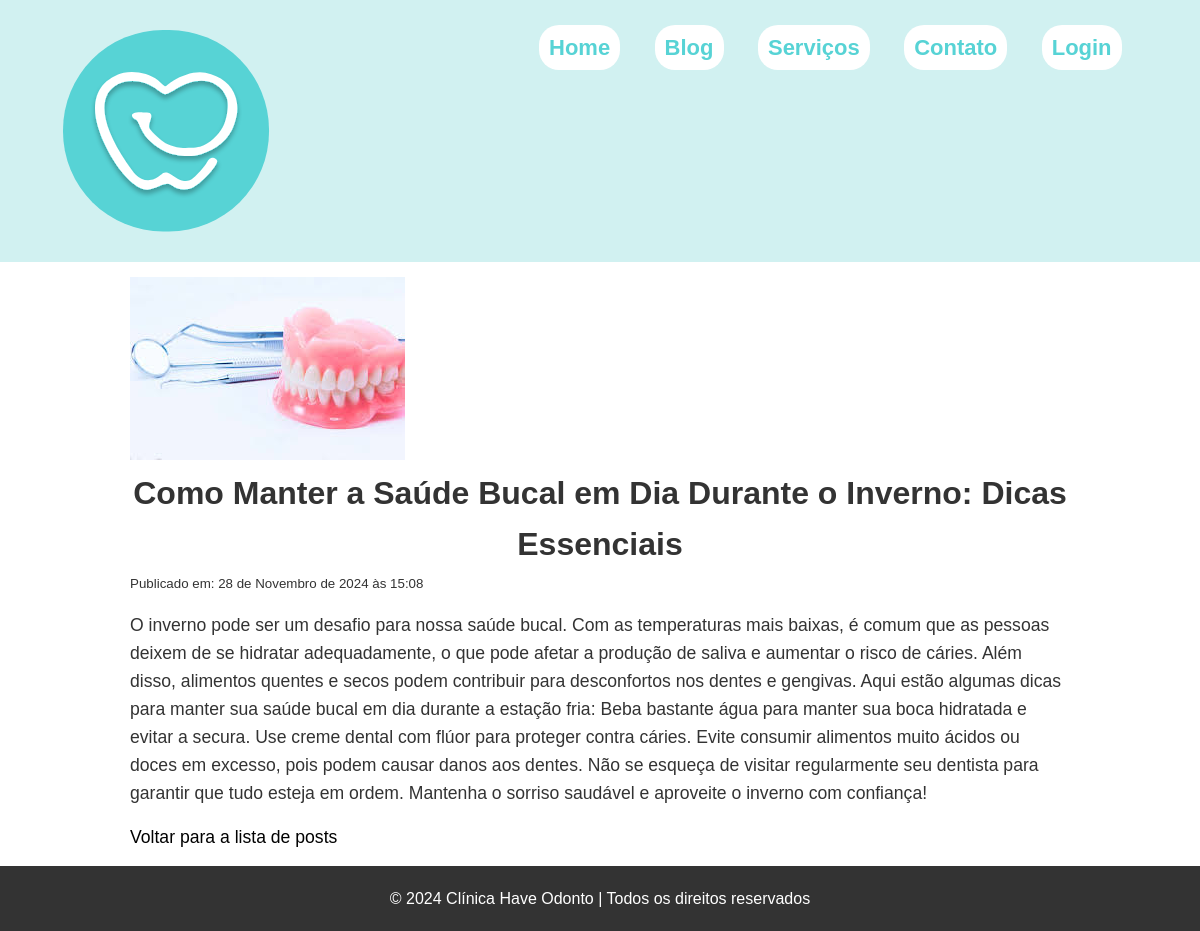
Screenshot of /blog/post/11/ with the database file from the repository.
### blog/models.py (models this page shows, shortened)
class Post(models.Model):
    title = models.CharField(max_length=100)
    description = models.CharField(max_length=200)
    content = models.TextField()
    created_at = models.DateTimeField(auto_now_add=True)
    updated_at = models.DateTimeField(auto_now=True)
    published = models.BooleanField(default=False)
    image = models.ImageField(upload_to='posts/',  default='posts/default.webp')
    class Meta:
        verbose_name = 'Post'
        verbose_name_plural = 'Posts'
        ordering = ['id']

### blog/views.py (the view)
# urls.py: path('blog/post/<int:pk>/', views.post_detail, name='post_detail'),
def post_detail(request, pk):
    post = get_object_or_404(Post, pk=pk)
    return render(request, 'blog/post_detail.html', {'post': post})

### blog/templates/blog/post_detail.html (shortened to what this page needs)
{% load static %}
<!DOCTYPE html>
<html lang="pt-br">
<head>
    <link rel="stylesheet" href="{% static 'blog/css/style.css' %}">
</head>
<body>
    <header>
        <div class="container">
            <div class="navbar-container">
                <nav class="nav">
                    <img src="{% static 'base/img/logo.svg' %}" alt="LOGO Have Odonto" class="cabecalho-imagem">
                    <ul class="navbar-itens">
                        <li><a href="{% url 'home' %}">Home</a></li>
                        <li><a href="{% url 'post_list' %}">Blog</a></li>
                        <li><a href="#servicos">Serviços</a></li>
                        <li><a href="#endereco">Contato</a></li>
                        <li><a href="#" class="default-btn">Login</a></li>
                    </ul>
                </nav>
            </div>
    </header>
    <div id="post-detail">
        <img src="{{ post.image.url }}" alt="{{ post.title }}" id="img-detail">
        <h1 id="title-detail">{{ post.title }}</h1>
        <small id="created-post">Publicado em: {{ post.created_at }}</small>
        <p id="content-detail">{{ post.content }}</p>
        <a href="{% url 'post_list' %}" id="return-blog">Voltar para a lista de posts</a>
    </div>
    <footer>
        <p>&copy; 2024 Clínica Have Odonto | Todos os direitos reservados</p>
    </footer>
</body>
</html>

### blog/static/blog/css/style.css (style rules this page uses)
* { padding: 0; margin: 0; box-sizing: border-box; font-family: 'Arial', sans-serif; color: #333; line-height: 1.6; }
a { text-decoration: none; color: #000; }
ul { list-style-type: none; }
img { max-width: 100%; object-fit: cover; }
header { background-color: #d1f1f1; padding: 30px 0; position: relative; text-align: center; }
header nav ul { list-style: none; }
header nav ul li { display: inline; margin: 0 15px; }
header nav ul li a { color: #57D3D5; background-color: #fff; text-decoration: none; font-weight: bold; font-size: 22px; padding: 10px; border-radius: 20px; }
nav { display: flex; justify-content: space-around; }
#post-detail { margin: auto; max-width: 1000px; padding: 15px 30px; }
#title-detail { text-align: center; font-size: 2em; }
#created-post { text-align: center; }
#content-detail { font-size: 1.1em; padding: 15px 0; }
#return-blog { font-size: 1.1em; }
footer { background-color: #333; text-align: center; padding: 20px; }
footer p { color: white; }

### rows the page displays
Post: image (picture), title "Como Manter a Saúde Bucal em Dia Durante o Inverno: Dicas Essenciais", created_at "28 de Novembro de 2024 às 15:08", content "O inverno pode ser um desafio para nossa saúde bucal. Com as temperaturas mais baixas, é comum que as pessoas deixem de se hidratar adequadamente, o que pode afetar a produção de saliva e aumentar o risco de cáries. Além disso, alimentos quentes e secos podem contribuir para desconfortos nos dentes e gengivas. Aqui estão algumas dicas para manter sua saúde bucal em dia durante a estação fria: Beba bastante água para manter sua boca hidratada e evitar a secura. Use creme dental com flúor para proteger contra cáries. Evite consumir alimentos muito ácidos ou doces em excesso, pois podem causar danos aos dentes. Não se esqueça de visitar regularmente seu dentista para garantir que tudo esteja…"
